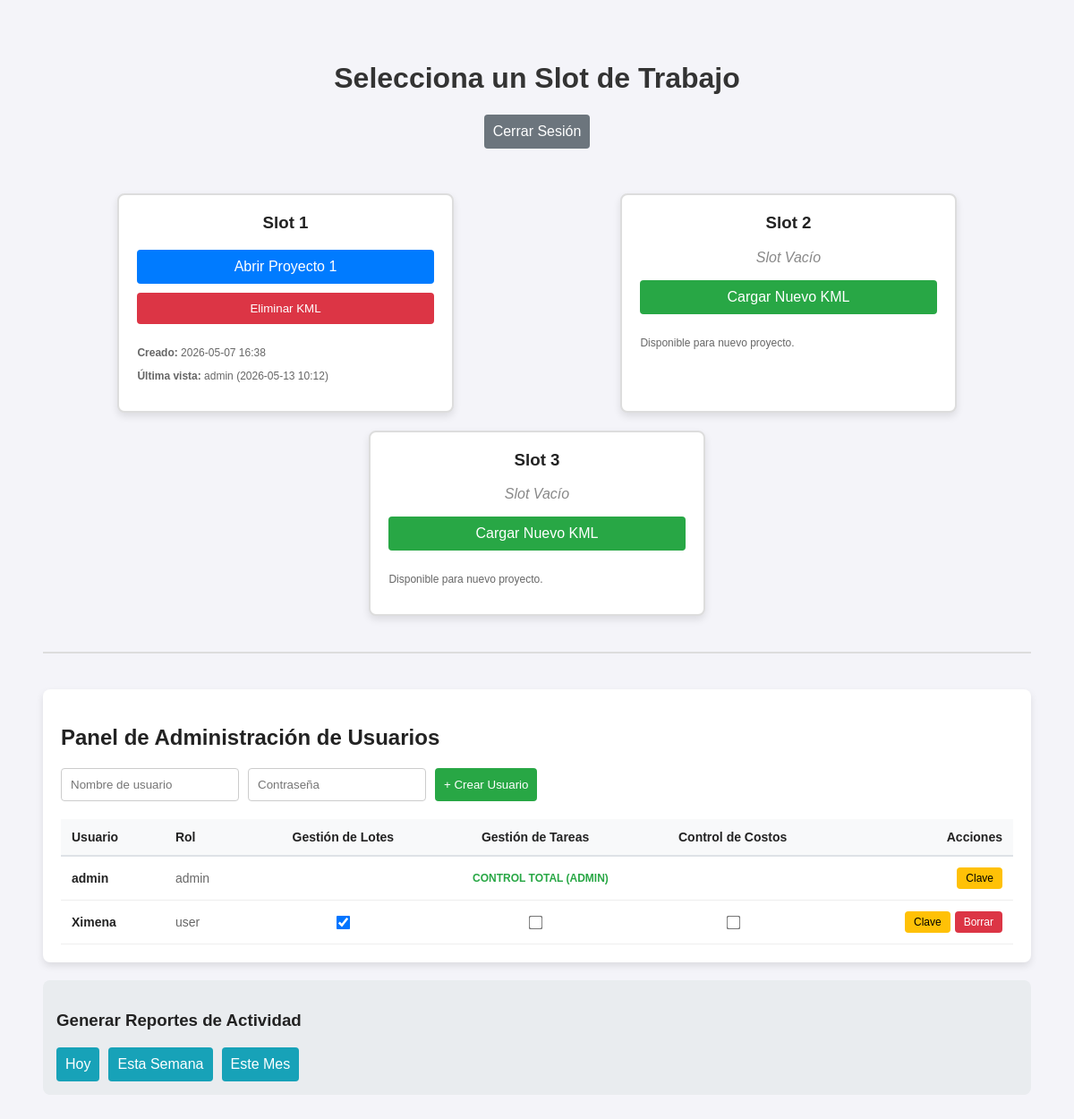
/dashboard (signed in), run on an earlier commit of the app's database.
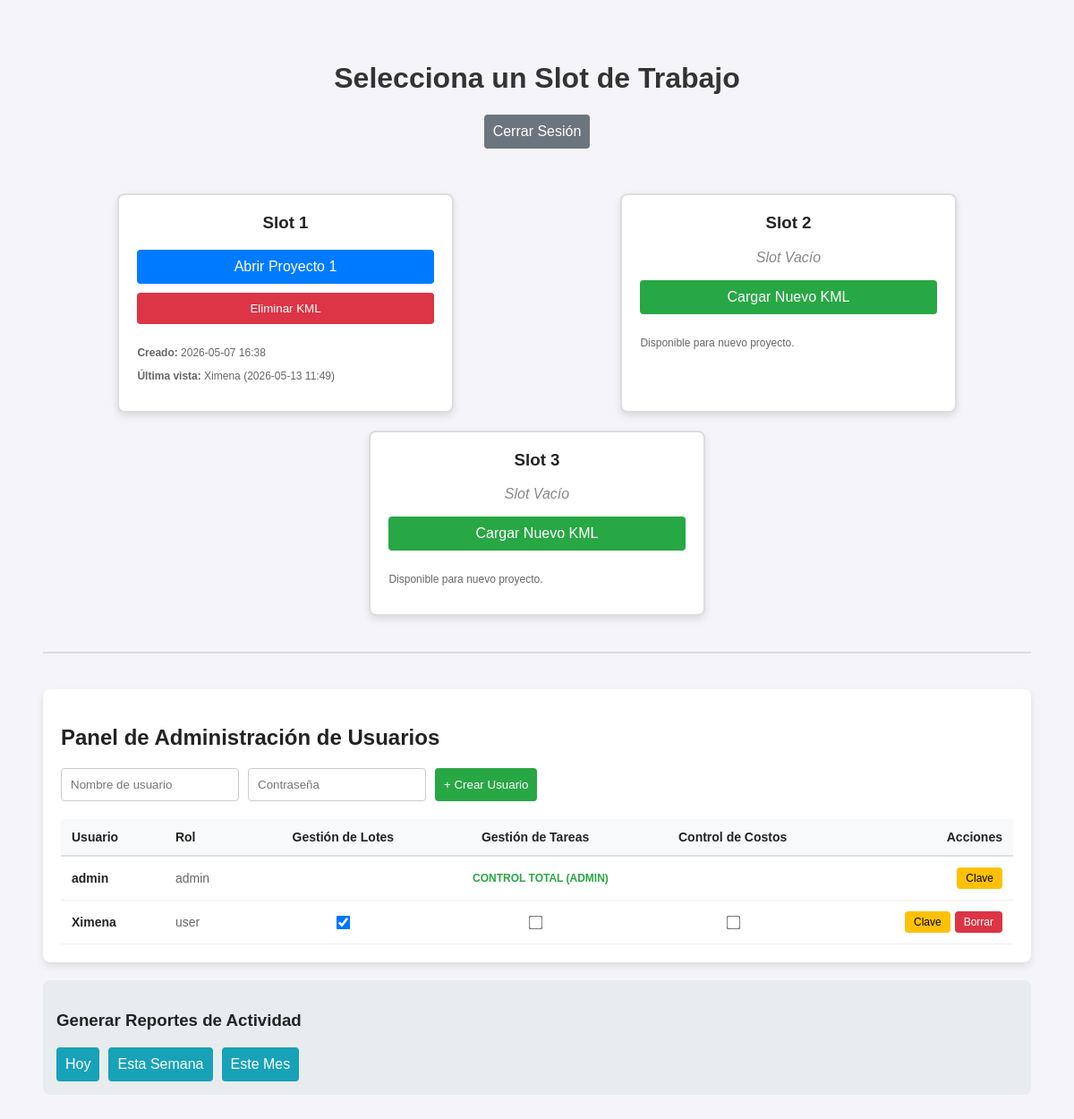
And on a later commit of the database.
### tables this page shows
CREATE TABLE slots
                         (id INTEGER PRIMARY KEY, nombre_real TEXT, slug TEXT, kml_data TEXT, 
                          creado_en TEXT, visto_por TEXT, visto_en TEXT);

CREATE TABLE usuarios
                         (id INTEGER PRIMARY KEY, username TEXT UNIQUE, password_hash TEXT,
                          rol TEXT, puede_agregar INTEGER, ultima_conexion TEXT, puede_editar INTEGER DEFAULT 0, puede_agregar_tareas INTEGER DEFAULT 0, puede_marcar_tareas INTEGER DEFAULT 0, puede_ver_costos INTEGER DEFAULT 0);

### rutas/dashboard.py (the view)
@dashboard_bp.route('/dashboard')
def index():
    if not session.get('logeado'):
        return redirect(url_for('login.index'))
    slots = db.obtener_todos_los_slots()
    usuarios = db.obtener_todos_los_usuarios() if session.get('rol') == 'admin' else []
    return render_template('dashboard.html', slots=slots, usuarios=usuarios, rol_actual=session.get('rol'))

### database.py (called while the page is built)
    def _get_connection(self):
        conn = sqlite3.connect(self.db_path)
        conn.row_factory = sqlite3.Row
        return conn

    def obtener_todos_los_usuarios(self):
        with self._get_connection() as conn:
            c = conn.cursor()
            c.execute('SELECT id, username, rol, puede_agregar, ultima_conexion, puede_editar, puede_agregar_tareas, puede_marcar_tareas, puede_ver_costos FROM usuarios')
            return c.fetchall()

    def obtener_todos_los_slots(self):
        with self._get_connection() as conn:
            c = conn.cursor()
            c.execute('SELECT id, nombre_real, slug, kml_data, creado_en, visto_por, visto_en FROM slots')
            return c.fetchall()

### templates/dashboard.html (shortened to what this page needs)
<!doctype html>
<html lang="es">
<head>
    <link rel="stylesheet" href="{{ url_for('static', filename='css/dashboard.css') }}">
</head>
<body>
    <h1>Selecciona un Slot de Trabajo</h1>
    <div class="page-actions">
        <a href="/logout" class="btn btn-secondary btn-auto">Cerrar Sesión</a>
    </div>
    <div class="slots-container">
        {% for slot in slots %}
        <div class="slot">
            <h3>Slot {{ slot[0] }}</h3>
            {% if slot[3] %}
            <a href="/adhesa/{{ slot[2] }}" class="btn">Abrir {{ slot[1]
                }}</a>
            <button onclick="abrirModal('{{ slot[0] }}')" class="btn btn-delete">
                Eliminar KML
            </button>
            <div class="metadata">
                <p><strong>Creado:</strong> {{ slot[4] }}</p>
                <p><strong>Última vista:</strong> {{ slot[5] }} ({{ slot[6]
                    }})</p>
            </div>
            {% else %}
            <p class="slot-empty">Slot Vacío</p>
            <form action="/cargar_kml/{{ slot[0] }}" method="POST" enctype="multipart/form-data">
                <label for="upload-{{ slot[0] }}" class="btn btn-empty">
                    Cargar Nuevo KML
                </label>
            </form>
            <div class="metadata">
                <p>Disponible para nuevo proyecto.</p>
            </div>
            {% endif %}
        </div>
        {% endfor %}
    </div>
    {% if rol_actual == 'admin' %}
    <hr class="section-divider" />
    <div class="panel-card">
        <h2>Panel de Administración de Usuarios</h2>
        <form action="/admin/crear_usuario" method="POST" class="inline-form">
            <input type="text" name="nuevo_usuario" placeholder="Nombre de usuario" required class="field-input" />
            <input type="password" name="nueva_password" placeholder="Contraseña" required class="field-input" />
            <button type="submit" class="btn btn-success btn-auto">
                + Crear Usuario
            </button>
        </form>
        <table class="admin-table">
            <thead>
                <tr>
                    <th>Usuario</th>
                    <th>Rol</th>
                    <th class="text-center">Gestión de Lotes</th>
                    <th class="text-center">Gestión de Tareas</th>
                    <th class="text-center">Control de Costos</th>
                    <th class="text-right">Acciones</th>
                </tr>
            </thead>
            <tbody>
                {% for u in usuarios %}
                <tr>
                    <td class="admin-user">{{ u[1] }}</td>
                    <td class="admin-role">{{ u[2] }}</td>
                    {% if u[2] != 'admin' %}
                    <td class="permission-cell">
                        <input type="checkbox" {{ 'checked' if u[3]==1 }}
                            onclick="document.getElementById('toggle-lotes-{{ u[0] }}').submit()"
                            class="permission-toggle">
                    </td>
                    <td class="permission-cell">
                        <input type="checkbox" {{ 'checked' if u[6]==1 }}
                            onclick="document.getElementById('toggle-tareas-{{ u[0] }}').submit()"
                            class="permission-toggle">
                    </td>
                    <td class="permission-cell">
                        <input type="checkbox" {{ 'checked' if u[8]==1 }}
                            onclick="document.getElementById('toggle-costos-{{ u[0] }}').submit()"
                            class="permission-toggle">
                    </td>
                    {% else %}
                    <td colspan="3" class="admin-total">CONTROL TOTAL (ADMIN)</td>
                    {% endif %}
                    <td class="text-right">
                        <div class="table-actions">
                            <button type="button" onclick="abrirModalPass('{{ u[0] }}', '{{ u[1] }}')" class="btn btn-warning btn-small">
                                Clave
                            </button>
                            {% if u[2] != 'admin' %}
                            <form action="/admin/eliminar_usuario/{{ u[0] }}" method="POST"
                                onsubmit="return confirm('¿Seguro que deseas eliminar a este usuario?');"
                                class="slot-actions">
                                <button type="submit" class="btn btn-delete btn-small">
                                    Borrar
                                </button>
                            </form>
                            {% endif %}
                        </div>
                    </td>
                </tr>
                {% endfor %}
            </tbody>
        </table>
    </div>
    {% endif %}
    {% if rol_actual == 'admin' %}
    <div class="report-panel">
        <h3>Generar Reportes de Actividad</h3>
        <div class="report-actions">
            <a href="/admin/reporte/dia" class="btn btn-info btn-auto">Hoy</a>
            <a href="/admin/reporte/semana" class="btn btn-info btn-auto">Esta Semana</a>
            <a href="/admin/reporte/mes" class="btn btn-info btn-auto">Este Mes</a>
        </div>
    </div>
    {% endif %}
</body>
</html>

### static/css/dashboard.css (style rules this page uses)
body { font-family: sans-serif; background-color: #f4f4f9; padding: 40px; color: #222; }
h1 { text-align: center; color: #333; }
.page-actions { text-align: center; margin-bottom: 20px; }
.slots-container { display: flex; justify-content: space-around; gap: 20px; margin-top: 50px; flex-wrap: wrap; }
.slot { background: white; padding: 20px; border-radius: 8px; box-shadow: 0 4px 8px rgba(0, 0, 0, 0.1); width: 30%; min-width: 280px; text-align: center; border: 2px solid #ddd; }
.slot h3 { margin-top: 0; }
.slot-empty { color: #888; font-style: italic; }
.btn { display: inline-block; width: 100%; padding: 10px; margin-bottom: 10px; background: #007bff; color: white; text-decoration: none; border: none; border-radius: 4px; cursor: pointer; box-sizing: border-box; }
.btn-auto { width: auto; margin: 0; }
.btn-small { width: auto; margin: 0; padding: 5px 10px; font-size: 12px; }
.btn-secondary { background: #6c757d; }
.btn-info { background: #17a2b8; }
.btn-success { background: #28a745; }
.btn-warning { background: #ffc107; color: #000; }
.btn-delete { background: #dc3545; }
.btn-empty { background: #28a745; }
.metadata { font-size: 12px; color: #666; margin-top: 15px; text-align: left; }
.panel-card { background: white; padding: 20px; border-radius: 8px; box-shadow: 0 4px 8px rgba(0, 0, 0, 0.1); margin-top: 20px; }
.inline-form { margin-bottom: 20px; display: flex; gap: 10px; flex-wrap: wrap; }
.field-input { padding: 10px; border: 1px solid #ccc; border-radius: 4px; box-sizing: border-box; }
.admin-table { width: 100%; border-collapse: collapse; text-align: left; font-size: 14px; }
.admin-table thead tr { background-color: #f8f9fa; border-bottom: 2px solid #dee2e6; }
.admin-table th, .admin-table td { padding: 12px; }
.admin-table tbody tr { border-bottom: 1px solid #eee; }
.admin-user { font-weight: bold; }
.admin-role { color: #666; }
.permission-cell { text-align: center; }
.permission-toggle { cursor: pointer; transform: scale(1.2); }
.admin-total { padding: 10px; text-align: center; color: #28a745; font-weight: bold; font-size: 12px; }
.table-actions { display: flex; gap: 5px; justify-content: flex-end; }
.report-panel { margin-top: 20px; padding: 15px; background: #e9ecef; border-radius: 8px; }
.report-actions { display: flex; gap: 10px; flex-wrap: wrap; }
.text-center { text-align: center; }
.text-right { text-align: right; }
.section-divider { margin: 40px 0; border: 1px solid #ddd; }

What changed in the data, as far as the page shows it:
changed slots "Proyecto 1": visto_por "admin" → "Ximena"; visto_en "2026-05-13 10:12" → "2026-05-13 11:49"
